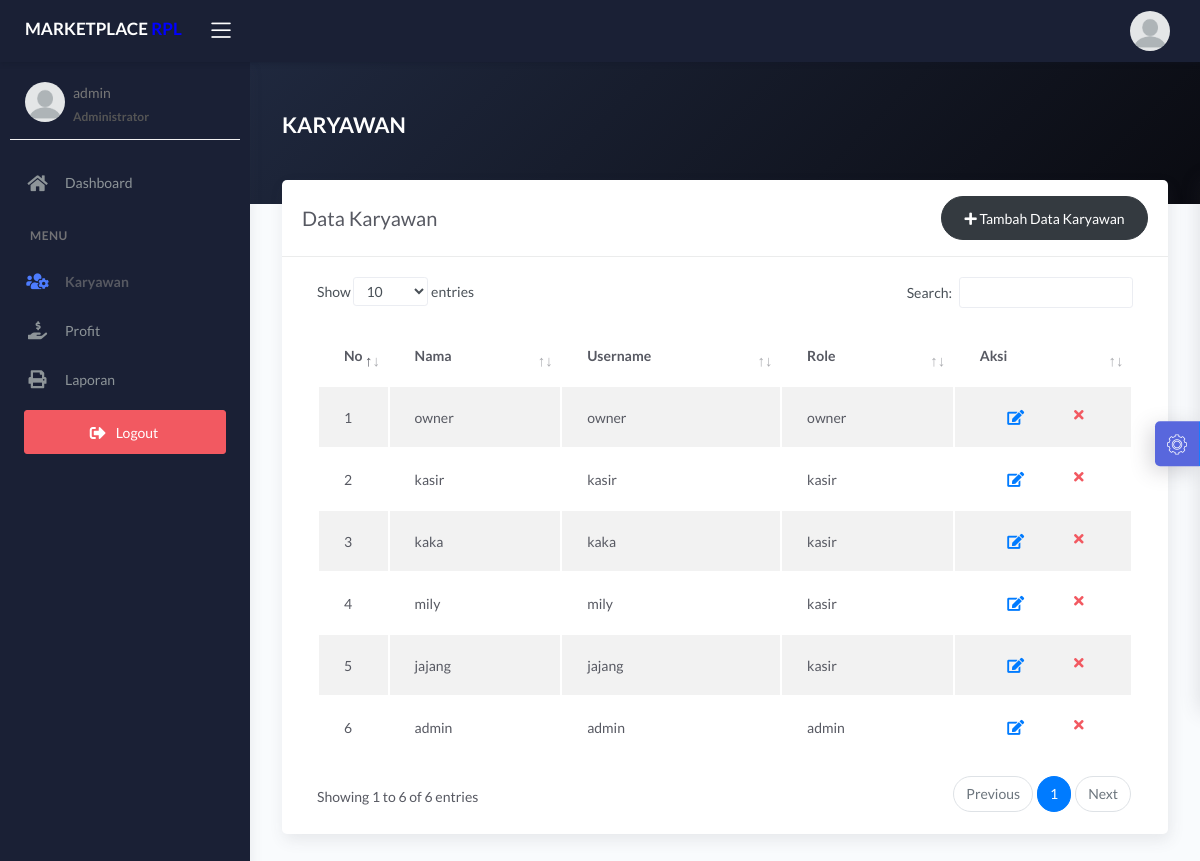
Page /admin/karyawan.php (signed in) on the committed database.
### tables this page shows
CREATE TABLE `user` (
  `id_user` int(11) NOT NULL,
  `email` varchar(228) NOT NULL,
  `nama_user` varchar(228) NOT NULL,
  `username` varchar(228) NOT NULL,
  `password` varchar(228) NOT NULL,
  `role` enum('admin','kasir','owner') NOT NULL
);

### admin/karyawan.php (the view, shortened to what this page needs)
<?php
$title = 'Data Karyawan';
require 'koneksi.php';
$data = mysqli_query($conn, 'SELECT * FROM user ORDER BY role desc');
require 'header.php';
?>
<div class="panel-header bg-dark-gradient">
    <div class="page-inner py-5">
        <div class="d-flex align-items-left align-items-md-center flex-column flex-md-row">
            <div>
                <h2 class="text-white pb-2 fw-bold">KARYAWAN</h2>
            </div>
        </div>
    </div>
</div>
<div class="page-inner mt--5">
        <diva class="row">
            <div class="col-md-12">
                <div class="card">
                    <div class="card-header">
                        <div class="d-flex align-items-center">
                            <h4 class="card-title"><?= $title; ?></h4>
                            <a href="tambah_karyawan.php" class="btn btn-dark btn-round ml-auto">
                                <i class="fa fa-plus"></i>
                                Tambah Data Karyawan
                            </a>
                        </div>
                    </div>
                    <div class="card-body">
                        <div class="table-responsive">
                            <table id="basic-datatables" class="display table table-striped table-hover">
                                <thead>
                                    <tr>
                                        <th style="width: 7%;">No</th>
                                        <th>Nama</th>
                                        <th>Username</th>
                                        <th>Role</th>
                                        <th style="width: 10%;">Aksi</th>
                                    </tr>
                                </thead>
                                <tbody>
                                    <?php
                                    $no = 1;
                                    if (mysqli_num_rows($data) > 0) {
                                        while ($user = mysqli_fetch_assoc($data)) {
                                    ?>
                                            <tr>
                                                <td><?= $no++; ?></td>
                                                <td><?= $user['nama_user']; ?></td>
                                                <td><?= $user['username']; ?></td>
                                                <td><?= $user['role']; ?></td>
                                                <td>
                                                    <div class="form-button-action">
                                                        <a href="edit_karyawan.php?id=<?= $user['id_user']; ?>" type="button" data-toggle="tooltip" title="" class="btn btn-link btn-dark btn-lg" data-original-title="Edit">
                                                            <i class="fa fa-edit"></i>
                                                        </a>
                                                        <a href="hapus_karyawan.php?id=<?= $user['id_user']; ?>" onclick="return confirm('Yakin hapus data?');" type="button" data-toggle="tooltip" title="" class="btn btn-link btn-danger" data-original-title="Hapus">
                                                            <i class="fa fa-times"></i>
                                                        </a>
                                                    </div>
                                                </td>
                                            </tr>
                                    <?php }
                                    }
                                    ?>
                                </tbody>
                            </table>
                        </div>
                    </div>
                </div>
            </div>
        </div>
    </div>
</div>
<?php
require 'footer.php';
?>

### admin/header.php (shortened to what this page needs)
<!DOCTYPE html>
<html lang="en">
<head>
    <link rel="stylesheet" href="../assets/css/bootstrap.min.css">
    <link rel="stylesheet" href="../assets/css/atlantis.min.css">
    <link rel="stylesheet" href="../assets/css/demo.css">
</head>
<body>
    <div class="wrapper">
        <div class="main-header">
            <div class="logo-header" data-background-color="dark">
                <a class="logo" href="index.php">
                    <b style="color:white">
                        MARKETPLACE
                    </b>
                    <b style="color:blue">
                    </b>
                </a>
                <div class="nav-toggle">
                    <button class="btn btn-toggle toggle-sidebar">
                        <i class="icon-menu"></i>
                    </button>
                </div>
            </div>
            <nav class="navbar navbar-header navbar-expand-lg" data-background-color="dark">
                <div class="container-fluid">
                    <ul class="navbar-nav topbar-nav ml-md-auto align-items-center">
                        <li class="nav-item dropdown hidden-caret">
                            <a class="dropdown-toggle profile-pic" data-toggle="dropdown" href="#" aria-expanded="false">
                                <div class="avatar-sm">
                                    <img src="../assets/img/profil.png" alt="..." class="avatar-img rounded-circle">
                                </div>
                            </a>
                        </li>
                    </ul>
                </div>
            </nav>
        </div>
        <div class="sidebar sidebar-style-2 bg-dark">
            <div class="sidebar-wrapper scrollbar scrollbar-inner">
                <div class="sidebar-content">
                    <div class="user">
                        <div class="avatar-sm float-left mr-2">
                            <img src="../assets/img/profil.png" alt="..." class="avatar-img rounded-circle">
                        </div>
                        <div class="info">
                            <a data-toggle="collapse" href="#collapseExample" aria-expanded="true">
                                <span>
                                    <?= $_SESSION['username']; ?>
                                    <span class="user-level"><?php if ($_SESSION['role'] == 'admin') {
                                                                    echo "Administrator";
                                                                } else if ($_SESSION['role'] == 'kasir') {
                                                                    echo "Kasir";
                                                                } else {
                                                                    echo "Owner";
                                                                } ?>
                                </span>
                            </a>
                        </div>
                    </div>
                    <ul class="nav nav-dark">
                        <li class="nav-item <?php if ($title == 'Selamat Datang di Aplikasi Pengelolaan Marketplace') {
                                                echo 'active';
                                            } ?>">
                            <a href="index.php" class="collapsed" aria-expanded="false">
                                <i class="fas fa-home"></i>
                                <p>Dashboard</p>
                            </a>
                        </li>
                        <li class="nav-section">
                            <h4 class="text-section">MENU</h4>
                        </li>
                        <li class="nav-item <?php if ($title == 'Data Karyawan') {
                                                echo 'active';
                                            } ?>">
                            <a href="karyawan.php">
                                <i class="fas fa-users-cog"></i>
                                <p>Karyawan</p>
                            </a>
                        </li>
                        <li class="nav-item <?php if ($title == 'Data Profit') {
                                                echo 'active';
                                            } ?>">
                            <a href="profit.php">
                                <i class="fas fa-hand-holding-usd"></i>
                                <p>Profit</p>
                            </a>
                        </li>
                        <li class="nav-item <?php if ($title == 'Data Laporan') {
                                                echo 'active';
                                            } ?>">
                            <a href="laporan.php">
                                <i class="fas fa-print"></i>
                                <p>Laporan</p>
                            </a>
                        </li>
                        <li class="mx-4 mt-2">
                            <a href="logout.php" onclick="return confirm('Keluar dari halaman ini?');" class="btn btn-danger btn-block"><span class="btn-label mr-2"> <i class="fas fa-sign-out-alt"></i> </span>Logout</a>
                        </li>
                    </ul>
                </div>
            </div>
        </div>
        <div class="main-panel">
            <div class="content">

### admin/footer.php (shortened to what this page needs)
<footer class="footer bg-auto">
    <div class="container-fluid">
        <div class="copyright ml-auto mr-auto">
        </div>
    </div>
</footer>
</div>
<div class="custom-template">
        <div class="custom-toggle">
            <i class="flaticon-settings"></i>
        </div>
    </div>
</body>
</html>

### assets/css/demo.css (style rules this page uses)
.custom-template { position: fixed; top: 50%; transform: translateY(-50%); right: -325px; width: 325px; height: max-content; display: block; z-index: 1; background: #ffffff; transition: all .3s; z-index: 1003; box-shadow: -1px 1px 20px rgba(69, 65, 78, 0.15); border-top-left-radius: 5px; border-bottom-left-radius: 5px; transition: all .5s; }
.custom-template .custom-toggle { position: absolute; width: 45px; height: 45px; background: rgb(88, 103, 221); top: 50%; left: -45px; transform: translateY(-50%); display: flex; align-items: center; justify-content: center; text-align: center; border-top-left-radius: 5px; border-bottom-left-radius: 5px; border-right: 1px solid #177dff; cursor: pointer; color: #ffffff; box-shadow: -5px 5px 20px rgba(69, 65, 78, 0.21); }
.custom-template .custom-toggle i { font-size: 20px; animation: 1.3s spin linear infinite; }

### rows in the picture
user: nama_user "owner", username "owner", role "owner"
user: nama_user "kasir", username "kasir", role "kasir"
user: nama_user "kaka", username "kaka", role "kasir"
user: nama_user "mily", username "mily", role "kasir"
user: nama_user "jajang", username "jajang", role "kasir"
user: nama_user "admin", username "admin", role "admin"

### other values in the picture
$_SESSION['username'] "admin"
$title "Data Karyawan"
